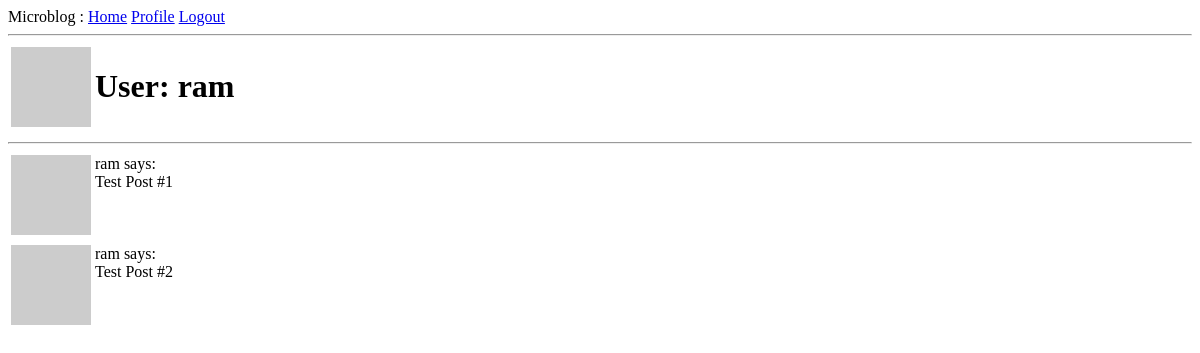
The app's page /user/ram (signed in), older data.
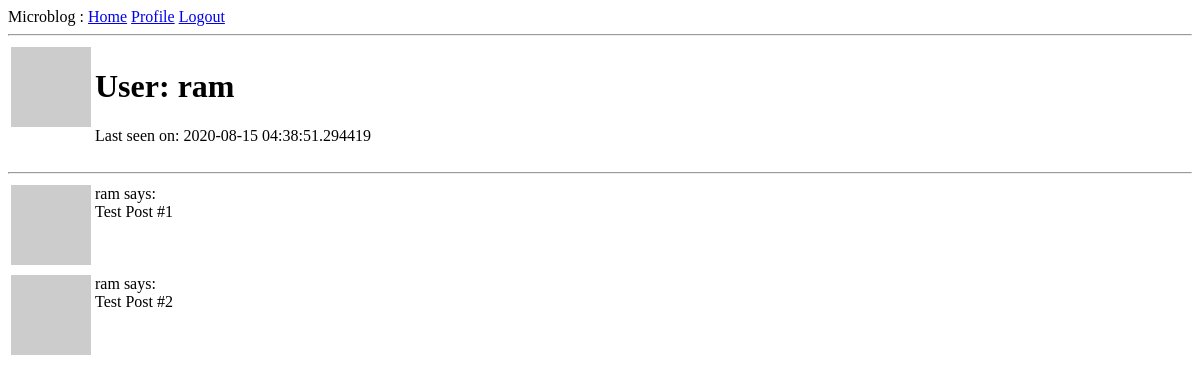
The same page, newer data.
### app/models.py (models this page shows, shortened)
class User(UserMixin, db.Model):
    def avatar(self, size):
        digest = md5(self.email.lower().encode('utf-8')).hexdigest()
        return 'https://www.gravatar.com/avatar/{}?d=robohash&s={}'.format(digest, size)
    id = db.Column(db.Integer, primary_key=True)
    username = db.Column(db.String(64), index=True, unique=True)
    email = db.Column(db.String(120), index=True, unique=True)
    password_hash = db.Column(db.String(128))
    posts = db.relationship('Post', backref='author', lazy='dynamic')
    about_me = db.Column(db.String(140))
    last_seen = db.Column(db.DateTime, default=datetime.utcnow)

### app/routes.py (the view)
@app.route('/user/<username>')
@login_required
def user(username):
    user = User.query.filter_by(username=username).first_or_404()
    posts = [
        {'author':user, 'body': 'Test Post #1'},
        {'author':user, 'body': 'Test Post #2'}
    ]
    return render_template('user.html', user=user, posts=posts)

### app/models.py (called while the page is built)
@login.user_loader
def load_user(id):
    return User.query.get(int(id))

### app/routes.py (called while the page is built)
@app.before_request
def before_request():
    if current_user.is_authenticated:
        current_user.last_seen = datetime.utcnow()
        db.session.commit()

### app/templates/user.html (shortened to what this page needs)
{% extends 'base.html' %} {% block content %}
<table>
  <tr valign="top">
    <td><img src="{{ user.avatar(128) }}" alt="avatar" /></td>
    <td>
      <h1>User: {{ user.username }}</h1>
      {% if user.last_seen %}
      <p>Last seen on: {{ user.last_seen }}</p>
      {% endif %}
    </td>
  </tr>
</table>
<hr />
{% for post in posts %} {% include '_post.html' %} {% endfor %} {% endblock
content %}

### app/templates/base.html (shortened to what this page needs)
<!DOCTYPE html>
<html lang="en">
  <head>
  </head>
  <body>
    <div>
      Microblog :
      <a href="{{ url_for('index') }}">Home</a>
      {% if current_user.is_anonymous %}
      <a href="{{ url_for('login') }}">Login</a>
      {% else %}
      <a href="{{ url_for('user', username=current_user.username) }}">Profile</a>
      <a href="{{ url_for('logout') }}">Logout</a>
      {% endif %}
    </div>
    <hr />
     {% block content %} {% endblock content %}
  </body>
</html>

### app/templates/_post.html
<table>
  <tr valign="top">
    <td><img src="{{ post.author.avatar(36) }}" alt="avatar" /></td>
    <td>{{ post.author.username }} says: <br />{{ post.body }}</td>
  </tr>
</table>

Row changes from the older to the newer data that the page shows:
changed User "ram": last_seen (not shown) → "2020-08-15 04:38:51.294419"
Text that changed along with them:
text now shown: "Last seen on:"
